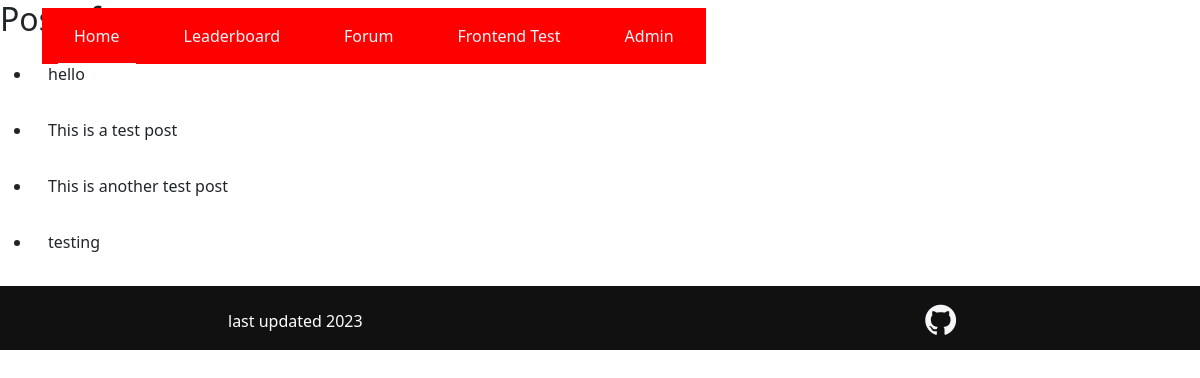
The app's page /forum/ERL/773/775/ with its own data.
### forum/models.py (models this page shows, shortened)
class Post(models.Model):
    content = models.CharField(max_length = 500)
    created_at = models.DateTimeField(auto_now_add=True)
    updated_at = models.DateTimeField(auto_now=True)
    thread = models.ForeignKey(Thread, on_delete=models.CASCADE)

### forum/views.py (the view)
class PostListView(ListView):
    model = Post
    def get_queryset(self):
        code = self.request.path
        code = code[:-1]
        code = code.rsplit('/', 1)[-1]
        self.thread = get_object_or_404(Thread, id=code)
        return Post.objects.filter(thread=self.thread)

### forum/templates/forum/post_list.html
{% extends "main/base.html" %}
{% block content %}
    <h2>Posts for {{ post.thread.name }}</h2>
    <ul>
        {% if post_list|length > 1 %}
            {% for post in post_list %}
                <li>{{ post.content }}</li>
            {% endfor %}
        {% else %}
            <h1>No posts in current thread. Create <a href="">new?</a></h1>
        {% endif %}
    </ul>
{% endblock %}

### main/static/css/base.css (style rules this page uses)
* { padding: 0; margin: 0; }
li { padding: 1rem; }

### main/static/css/style.css (style rules this page uses)
li { padding: 1rem; }

### records on screen
Post: content "hello"
Post: content "This is a test post"
Post: content "This is another test post"
Post: content "testing"
